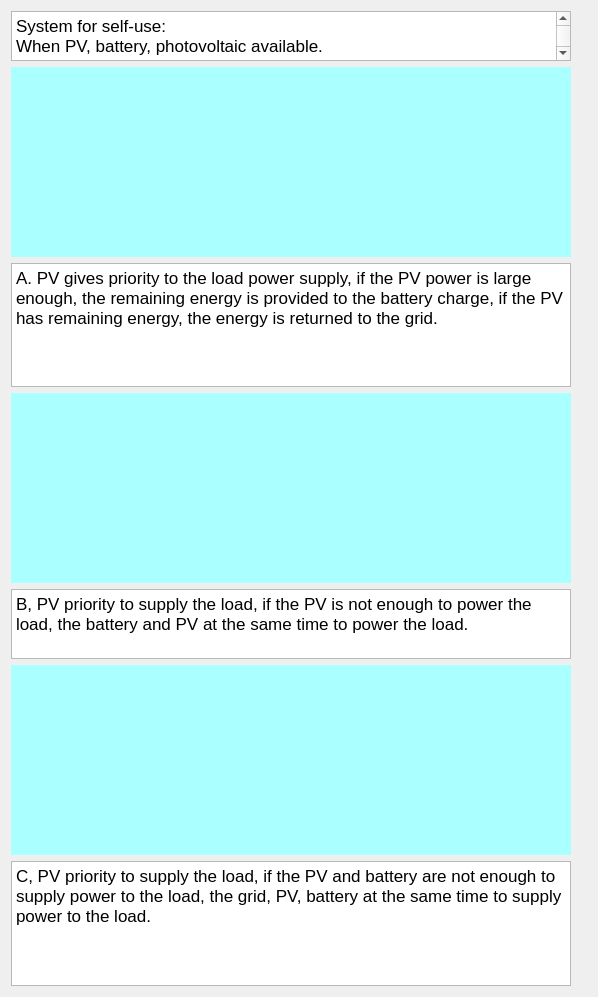
                <widget class="QWidget" name="scrollAreaWidgetContents_4">
                 <property name="geometry">
                  <rect>
                   <x>0</x>
                   <y>0</y>
                   <width>598</width>
                   <height>997</height>
                  </rect>
                 </property>
                 <layout class="QVBoxLayout" name="verticalLayout_6">
                  <item>
                   <layout class="QVBoxLayout" name="verticalLayout_3">
                    <item>
                     <widget class="QPlainTextEdit" name="PVEidt">
                      <property name="minimumSize">
                       <size>
                        <width>560</width>
                        <height>50</height>
                       </size>
                      </property>
                      <property name="maximumSize">
                       <size>
                        <width>560</width>
                        <height>50</height>
                       </size>
                      </property>
                      <property name="font">
                       <font>
                        <pointsize>13</pointsize>
                       </font>
                      </property>
                      <property name="plainText">
                       <string>System for self-use:
When PV, battery, photovoltaic available.</string>
                      </property>
                     </widget>
                    </item>
                    <item>
                     <widget class="QLabel" name="PV_A">
                      <property name="minimumSize">
                       <size>
                        <width>560</width>
                        <height>190</height>
                       </size>
                      </property>
                      <property name="maximumSize">
                       <size>
                        <width>560</width>
                        <height>190</height>
                       </size>
                      </property>
                      <property name="styleSheet">
                       <string notr="true">border-image: url(:/new_ui/UI/PV_A.png);
background-color: rgb(170, 255, 255);</string>
                      </property>
                      <property name="text">
                       <string/>
                      </property>
                     </widget>
                    </item>
                    <item>
                     <widget class="QPlainTextEdit" name="PV_A_Edit">
                      <property name="minimumSize">
                       <size>
                        <width>560</width>
                        <height>0</height>
                       </size>
                      </property>
                      <property name="maximumSize">
                       <size>
                        <width>560</width>
                        <height>16777215</height>
                       </size>
                      </property>
                      <property name="font">
                       <font>
                        <pointsize>13</pointsize>
                       </font>
                      </property>
                      <property name="plainText">
                       <string>A. PV gives priority to the load power supply, if the PV power is large enough, the remaining energy is provided to the battery charge, if the PV has remaining energy, the energy is returned to the grid.</string>
                      </property>
                     </widget>
                    </item>
                    <item>
                     <widget class="QLabel" name="PV_B">
                      <property name="minimumSize">
                       <size>
                        <width>560</width>
                        <height>190</height>
                       </size>
                      </property>
                      <property name="maximumSize">
                       <size>
                        <width>560</width>
                        <height>190</height>
                       </size>
                      </property>
                      <property name="styleSheet">
                       <string notr="true">background-color: rgb(170, 255, 255);border-image: url(:/new_ui/UI/PV_B.png);</string>
                      </property>
                      <property name="text">
                       <string/>
                      </property>
                     </widget>
                    </item>
                    <item>
                     <widget class="QPlainTextEdit" name="PV_B_Edit">
                      <property name="minimumSize">
                       <size>
                        <width>560</width>
                        <height>70</height>
                       </size>
                      </property>
                      <property name="maximumSize">
                       <size>
                        <width>560</width>
                        <height>70</height>
                       </size>
                      </property>
                      <property name="font">
                       <font>
                        <pointsize>13</pointsize>
                       </font>
                      </property>
                      <property name="plainText">
                       <string>B, PV priority to supply the load, if the PV is not enough to power the load, the battery and PV at the same time to power the load.</string>
                      </property>
                     </widget>
                    </item>
                    <item>
                     <widget class="QLabel" name="PV_C">
                      <property name="minimumSize">
                       <size>
                        <width>560</width>
                        <height>190</height>
                       </size>
                      </property>
                      <property name="maximumSize">
                       <size>
                        <width>560</width>
                        <height>190</height>
                       </size>
                      </property>
                      <property name="styleSheet">
                       <string notr="true">background-color: rgb(170, 255, 255);border-image: url(:/new_ui/UI/PV_C.png);</string>
                      </property>
                      <property name="text">
                       <string/>
                      </property>
                     </widget>
                    </item>
                    <item>
                     <widget class="QPlainTextEdit" name="PV_C_Edit">
                      <property name="minimumSize">
                       <size>
                        <width>560</width>
                        <height>0</height>
                       </size>
                      </property>
                      <property name="maximumSize">
                       <size>
                        <width>560</width>
                        <height>16777215</height>
                       </size>
                      </property>
                      <property name="font">
                       <font>
                        <pointsize>13</pointsize>
                       </font>
                      </property>
                      <property name="plainText">
                       <string>C, PV priority to supply the load, if the PV and battery are not enough to supply power to the load, the grid, PV, battery at the same time to supply power to the load.</string>
                      </property>
                     </widget>
                    </item>
                   </layout>
                  </item>
                 </layout>
                </widget>
